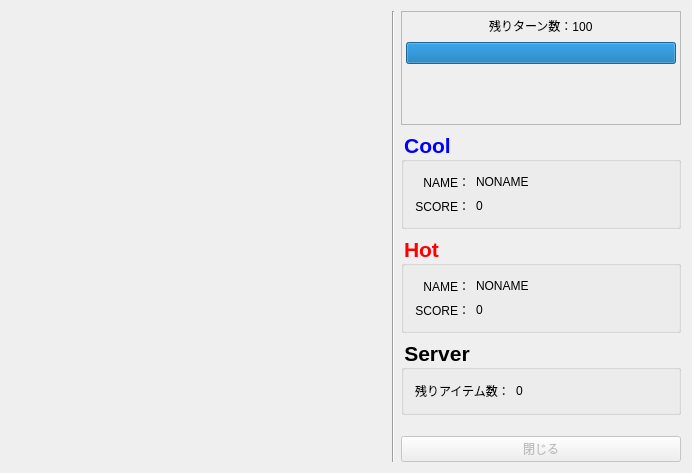
<?xml version="1.0" encoding="UTF-8"?>
<ui version="4.0">
 <class>MainWindow</class>
 <widget class="QMainWindow" name="MainWindow">
  <property name="geometry">
   <rect>
    <x>0</x>
    <y>0</y>
    <width>692</width>
    <height>473</height>
   </rect>
  </property>
  <property name="windowTitle">
   <string>MainWindow</string>
  </property>
  <widget class="QWidget" name="centralWidget">
   <layout class="QHBoxLayout" name="horizontalLayout_3">
    <item>
     <widget class="GameBoard" name="Field" native="true">
      <property name="sizePolicy">
       <sizepolicy hsizetype="Preferred" vsizetype="Preferred">
        <horstretch>0</horstretch>
        <verstretch>0</verstretch>
       </sizepolicy>
      </property>
      <property name="minimumSize">
       <size>
        <width>375</width>
        <height>425</height>
       </size>
      </property>
     </widget>
    </item>
    <item>
     <widget class="Line" name="line">
      <property name="orientation">
       <enum>Qt::Vertical</enum>
      </property>
     </widget>
    </item>
    <item>
     <layout class="QVBoxLayout" name="verticalLayout_2">
      <item>
       <widget class="QFrame" name="frame">
        <property name="sizePolicy">
         <sizepolicy hsizetype="Preferred" vsizetype="Fixed">
          <horstretch>0</horstretch>
          <verstretch>0</verstretch>
         </sizepolicy>
        </property>
        <property name="maximumSize">
         <size>
          <width>400</width>
          <height>16777215</height>
         </size>
        </property>
        <property name="frameShape">
         <enum>QFrame::StyledPanel</enum>
        </property>
        <property name="frameShadow">
         <enum>QFrame::Raised</enum>
        </property>
        <layout class="QVBoxLayout" name="verticalLayout">
         <property name="leftMargin">
          <number>4</number>
         </property>
         <property name="topMargin">
          <number>4</number>
         </property>
         <property name="rightMargin">
          <number>4</number>
         </property>
         <property name="bottomMargin">
          <number>4</number>
         </property>
         <item>
          <layout class="QHBoxLayout" name="horizontalLayout">
           <property name="spacing">
            <number>0</number>
           </property>
           <property name="leftMargin">
            <number>0</number>
           </property>
           <item>
            <spacer name="horizontalSpacer">
             <property name="sizePolicy">
              <sizepolicy hsizetype="Minimum" vsizetype="Minimum">
               <horstretch>0</horstretch>
               <verstretch>0</verstretch>
              </sizepolicy>
             </property>
             <property name="orientation">
              <enum>Qt::Horizontal</enum>
             </property>
             <property name="sizeHint" stdset="0">
              <size>
               <width>40</width>
               <height>20</height>
              </size>
             </property>
            </spacer>
           </item>
           <item>
            <widget class="QLabel" name="TurnLabel">
             <property name="sizePolicy">
              <sizepolicy hsizetype="Preferred" vsizetype="Fixed">
               <horstretch>0</horstretch>
               <verstretch>0</verstretch>
              </sizepolicy>
             </property>
             <property name="styleSheet">
              <string notr="true">font: 20pt &quot;.SF NS Text&quot;;</string>
             </property>
             <property name="text">
              <string>残りターン数：100</string>
             </property>
            </widget>
           </item>
           <item>
            <spacer name="horizontalSpacer_2">
             <property name="sizePolicy">
              <sizepolicy hsizetype="Minimum" vsizetype="Minimum">
               <horstretch>0</horstretch>
               <verstretch>0</verstretch>
              </sizepolicy>
             </property>
             <property name="orientation">
              <enum>Qt::Horizontal</enum>
             </property>
             <property name="sizeHint" stdset="0">
              <size>
               <width>40</width>
               <height>20</height>
              </size>
             </property>
            </spacer>
           </item>
          </layout>
         </item>
         <item>
          <widget class="QProgressBar" name="TimeBar">
           <property name="sizePolicy">
            <sizepolicy hsizetype="Preferred" vsizetype="Fixed">
             <horstretch>0</horstretch>
             <verstretch>0</verstretch>
            </sizepolicy>
           </property>
           <property name="value">
            <number>100</number>
           </property>
           <property name="textVisible">
            <bool>false</bool>
           </property>
           <property name="format">
            <string>%p%</string>
           </property>
          </widget>
         </item>
         <item>
          <layout class="QHBoxLayout" name="horizontalLayout_2">
           <item>
            <spacer name="horizontalSpacer_3">
             <property name="orientation">
              <enum>Qt::Horizontal</enum>
             </property>
             <property name="sizeHint" stdset="0">
              <size>
               <width>40</width>
               <height>20</height>
              </size>
             </property>
            </spacer>
           </item>
           <item>
            <widget class="QLabel" name="WinnerLabel">
             <property name="font">
              <font>
               <family>.SF NS Text</family>
               <pointsize>28</pointsize>
               <italic>false</italic>
               <bold>false</bold>
              </font>
             </property>
             <property name="styleSheet">
              <string notr="true">font: 28pt &quot;.SF NS Text&quot;;</string>
             </property>
             <property name="text">
              <string/>
             </property>
            </widget>
           </item>
           <item>
            <spacer name="horizontalSpacer_4">
             <property name="orientation">
              <enum>Qt::Horizontal</enum>
             </property>
             <property name="sizeHint" stdset="0">
              <size>
               <width>40</width>
               <height>20</height>
              </size>
             </property>
            </spacer>
           </item>
          </layout>
         </item>
        </layout>
       </widget>
      </item>
      <item>
       <widget class="QGroupBox" name="CoolGroup">
        <property name="maximumSize">
         <size>
          <width>400</width>
          <height>16777215</height>
         </size>
        </property>
        <property name="styleSheet">
         <string notr="true">QGroupBox {
	color: rgb(0, 0, 255);
	font-size: 16pt;
	font-weight: bold;
}</string>
        </property>
        <property name="title">
         <string>Cool</string>
        </property>
        <layout class="QGridLayout" name="gridLayout_2">
         <item row="0" column="1">
          <widget class="QLabel" name="CoolNameLabel">
           <property name="styleSheet">
            <string notr="true">font: 20pt &quot;.SF NS Text&quot;;</string>
           </property>
           <property name="text">
            <string>NONAME</string>
           </property>
           <property name="scaledContents">
            <bool>false</bool>
           </property>
          </widget>
         </item>
         <item row="1" column="1">
          <widget class="QLabel" name="CoolScoreLabel">
           <property name="styleSheet">
            <string notr="true">font: 20pt &quot;.SF NS Text&quot;;</string>
           </property>
           <property name="text">
            <string>0</string>
           </property>
          </widget>
         </item>
         <item row="1" column="0">
          <widget class="QLabel" name="label_3">
           <property name="styleSheet">
            <string notr="true">font: 20pt &quot;.SF NS Text&quot;;</string>
           </property>
           <property name="text">
            <string>SCORE：</string>
           </property>
           <property name="alignment">
            <set>Qt::AlignRight|Qt::AlignTrailing|Qt::AlignVCenter</set>
           </property>
          </widget>
         </item>
         <item row="0" column="0">
          <widget class="QLabel" name="label_2">
           <property name="styleSheet">
            <string notr="true">font: 20pt &quot;.SF NS Text&quot;;</string>
           </property>
           <property name="text">
            <string>NAME：</string>
           </property>
           <property name="alignment">
            <set>Qt::AlignRight|Qt::AlignTrailing|Qt::AlignVCenter</set>
           </property>
          </widget>
         </item>
         <item row="0" column="2" rowspan="2">
          <spacer name="horizontalSpacer_6">
           <property name="orientation">
            <enum>Qt::Horizontal</enum>
           </property>
           <property name="sizeHint" stdset="0">
            <size>
             <width>40</width>
             <height>20</height>
            </size>
           </property>
          </spacer>
         </item>
        </layout>
       </widget>
      </item>
      <item>
       <widget class="QGroupBox" name="HotGroup">
        <property name="maximumSize">
         <size>
          <width>400</width>
          <height>16777215</height>
         </size>
        </property>
        <property name="styleSheet">
         <string notr="true">QGroupBox {
	color: rgb(255, 0, 0);
	font-size: 16pt;
	font-weight: bold;
}</string>
        </property>
        <property name="title">
         <string>Hot</string>
        </property>
        <layout class="QGridLayout" name="gridLayout_3">
         <item row="1" column="0">
          <widget class="QLabel" name="label_8">
           <property name="styleSheet">
            <string notr="true">font: 20pt &quot;.SF NS Text&quot;;</string>
           </property>
           <property name="text">
            <string>SCORE：</string>
           </property>
           <property name="alignment">
            <set>Qt::AlignRight|Qt::AlignTrailing|Qt::AlignVCenter</set>
           </property>
          </widget>
         </item>
         <item row="0" column="0">
          <widget class="QLabel" name="label_6">
           <property name="styleSheet">
            <string notr="true">font: 20pt &quot;.SF NS Text&quot;;</string>
           </property>
           <property name="text">
            <string>NAME：</string>
           </property>
           <property name="alignment">
            <set>Qt::AlignRight|Qt::AlignTrailing|Qt::AlignVCenter</set>
           </property>
          </widget>
         </item>
         <item row="1" column="1">
          <widget class="QLabel" name="HotScoreLabel">
           <property name="styleSheet">
            <string notr="true">font: 20pt &quot;.SF NS Text&quot;;</string>
           </property>
           <property name="text">
            <string>0</string>
           </property>
          </widget>
         </item>
         <item row="0" column="1">
          <widget class="QLabel" name="HotNameLabel">
           <property name="styleSheet">
            <string notr="true">font: 20pt &quot;.SF NS Text&quot;;</string>
           </property>
           <property name="text">
            <string>NONAME</string>
           </property>
          </widget>
         </item>
         <item row="0" column="2" rowspan="2">
          <spacer name="horizontalSpacer_7">
           <property name="orientation">
            <enum>Qt::Horizontal</enum>
           </property>
           <property name="sizeHint" stdset="0">
            <size>
             <width>40</width>
             <height>20</height>
            </size>
           </property>
          </spacer>
         </item>
        </layout>
       </widget>
      </item>
      <item>
       <widget class="QGroupBox" name="ServerGroup">
        <property name="maximumSize">
         <size>
          <width>400</width>
          <height>16777215</height>
         </size>
        </property>
        <property name="styleSheet">
         <string notr="true">QGroupBox {
	font-size: 16pt;
	font-weight: bold;
}</string>
        </property>
        <property name="title">
         <string>Server</string>
        </property>
        <layout class="QGridLayout" name="gridLayout">
         <item row="0" column="1">
          <widget class="QLabel" name="label">
           <property name="styleSheet">
            <string notr="true">font: 20pt &quot;.SF NS Text&quot;;</string>
           </property>
           <property name="text">
            <string>残りアイテム数：</string>
           </property>
          </widget>
         </item>
         <item row="0" column="2">
          <widget class="QLabel" name="ItemLeaveLabel">
           <property name="styleSheet">
            <string notr="true">font: 20pt &quot;.SF NS Text&quot;;</string>
           </property>
           <property name="text">
            <string>0</string>
           </property>
          </widget>
         </item>
         <item row="0" column="3">
          <spacer name="horizontalSpacer_5">
           <property name="orientation">
            <enum>Qt::Horizontal</enum>
           </property>
           <property name="sizeHint" stdset="0">
            <size>
             <width>40</width>
             <height>20</height>
            </size>
           </property>
          </spacer>
         </item>
        </layout>
       </widget>
      </item>
      <item>
       <spacer name="verticalSpacer">
        <property name="orientation">
         <enum>Qt::Vertical</enum>
        </property>
        <property name="sizeHint" stdset="0">
         <size>
          <width>20</width>
          <height>40</height>
         </size>
        </property>
       </spacer>
      </item>
      <item>
       <widget class="QPushButton" name="pushButtonClose">
        <property name="enabled">
         <bool>false</bool>
        </property>
        <property name="text">
         <string>閉じる</string>
        </property>
       </widget>
      </item>
     </layout>
    </item>
   </layout>
  </widget>
 </widget>
 <layoutdefault spacing="6" margin="11"/>
 <customwidgets>
  <customwidget>
   <class>GameBoard</class>
   <extends>QWidget</extends>
   <header>GameBoard.h</header>
   <container>1</container>
  </customwidget>
 </customwidgets>
 <resources/>
 <connections/>
</ui>
